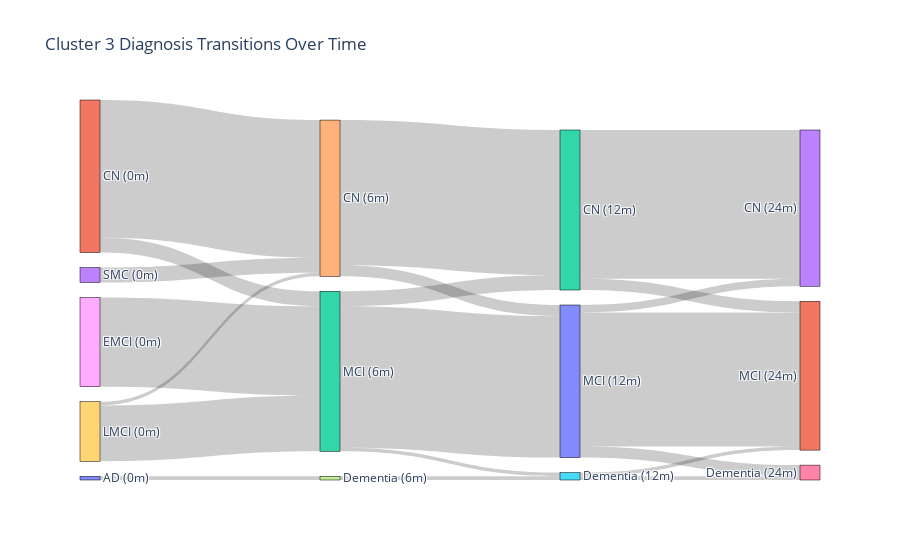

Notebook cell for this chart:
### Code cell
# Define the timepoints and their labels
dx_cols = ["DX_bl", "DX_6", "DX_12", "DX_24"]
months = [0, 6, 12, 24]

# Create labels like "CN (0m)", "MCI (6m)", etc.
all_labels = sorted(set(
    f"{dx} ({month}m)"
    for col, month in zip(dx_cols, months)
    for dx in c_3[col].dropna().unique()
))
label_to_index = {label: i for i, label in enumerate(all_labels)}

# Count transitions between consecutive timepoints
links = Counter()
for _, row in c_3.iterrows():
    for i in range(len(dx_cols) - 1):
        src_label = f"{row[dx_cols[i]]} ({months[i]}m)"
        tgt_label = f"{row[dx_cols[i+1]]} ({months[i+1]}m)"
        if pd.notnull(row[dx_cols[i]]) and pd.notnull(row[dx_cols[i+1]]):
            links[(src_label, tgt_label)] += 1

# Convert to source, target, value format
source = [label_to_index[src] for src, tgt in links.keys()]
target = [label_to_index[tgt] for src, tgt in links.keys()]
value = list(links.values())

# Plot
fig = go.Figure(data=[go.Sankey(
    node=dict(
        pad=15,
        thickness=20,
        line=dict(color="black", width=0.5),
        label=all_labels
    ),
    link=dict(
        source=source,
        target=target,
        value=value
    )
)])

fig.update_layout(title_text="Cluster 3 Diagnosis Transitions Over Time", font_size=12)
fig.show()

### Figure 1 — Plotly figure (JSON) as saved in the notebook; plotly's stock layout.template omitted (floating-point values rounded to 4 significant figures)
{"data": [{"link": {"source": [13, 4, 2, 2, 8, 12, 10, 9, 1, 12, 10, 10, 1, 4, 0, 7, 5, 9, 12, 5], "target": [4, 2, 3, 11, 12, 10, 11, 12, 4, 2, 6, 3, 12, 10, 7, 5, 6, 4, 5, 11], "value": [4, 39, 40, 3, 24, 38, 36, 15, 37, 4, 3, 2, 4, 3, 1, 1, 1, 1, 1, 1]}, "node": {"label": ["AD (0m)", "CN (0m)", "CN (12m)", "CN (24m)", "CN (6m)", "Dementia (12m)", "Dementia (24m)", "Dementia (6m)", "EMCI (0m)", "LMCI (0m)", "MCI (12m)", "MCI (24m)", "MCI (6m)", "SMC (0m)"], "line": {"color": "black", "width": 0.5}, "pad": 15, "thickness": 20}, "type": "sankey"}], "layout": {"font": {"size": 12}, "title": {"text": "Cluster 3 Diagnosis Transitions Over Time"}}}
